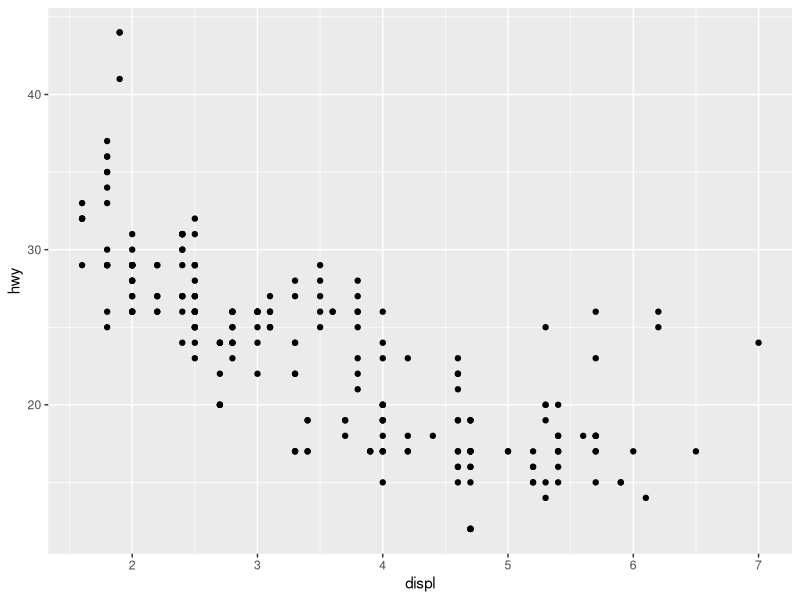
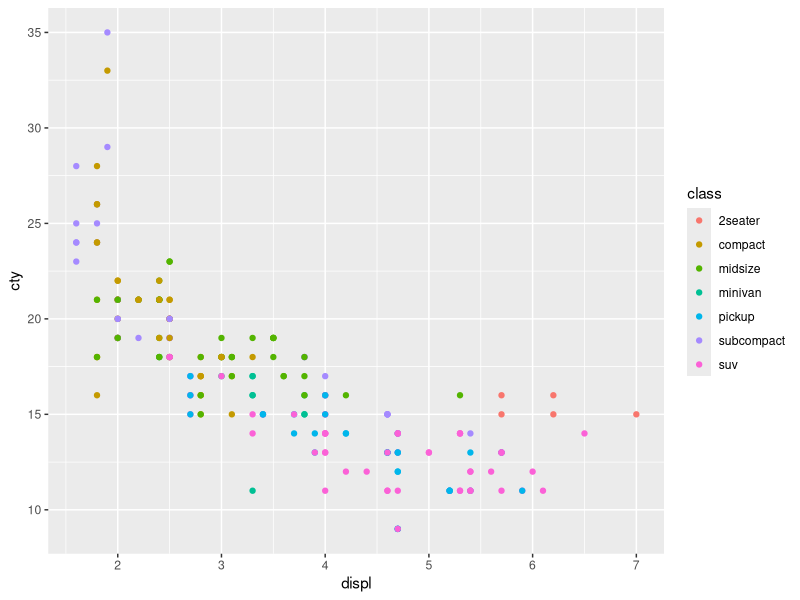
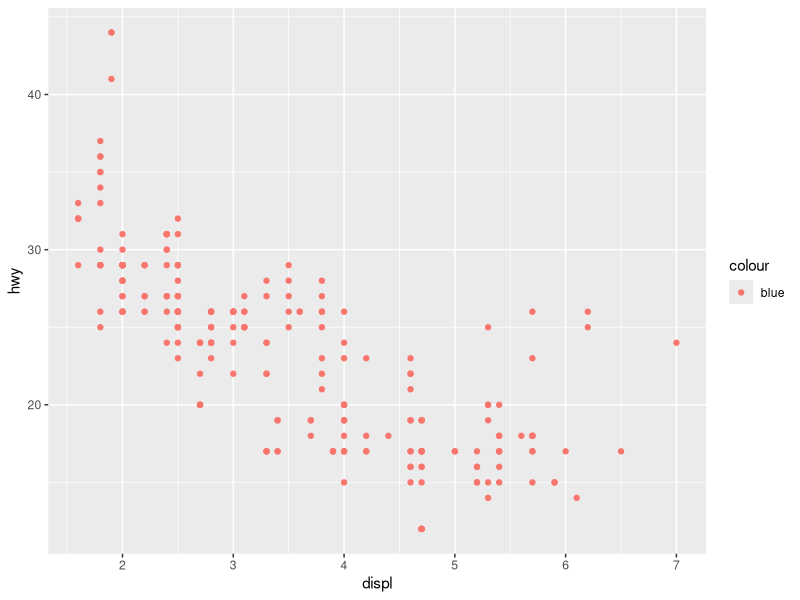
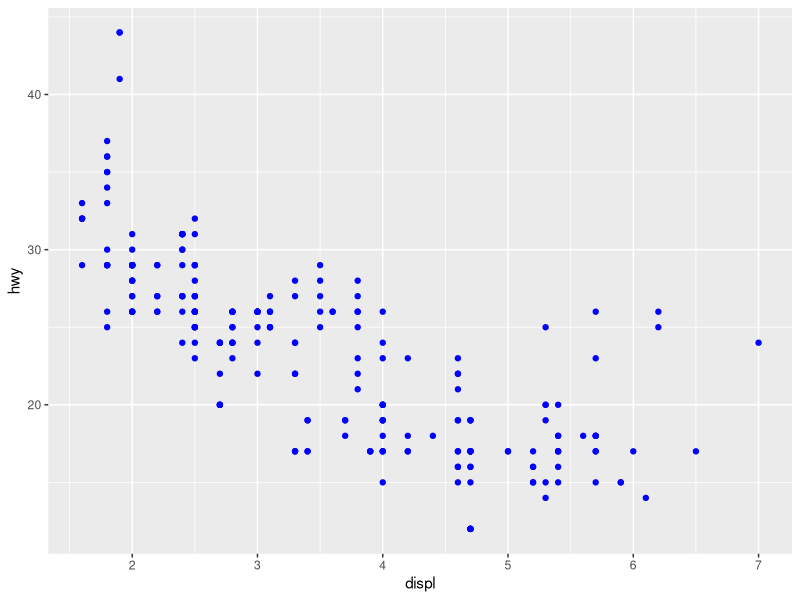
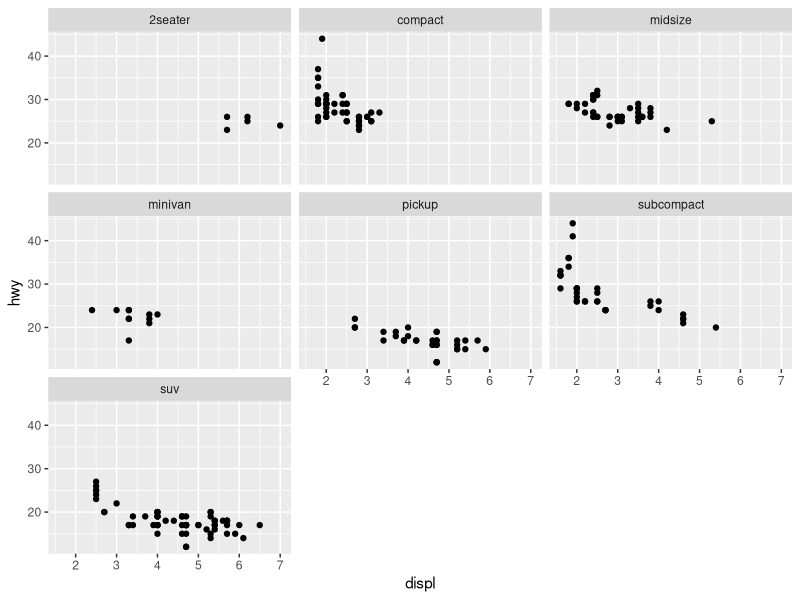
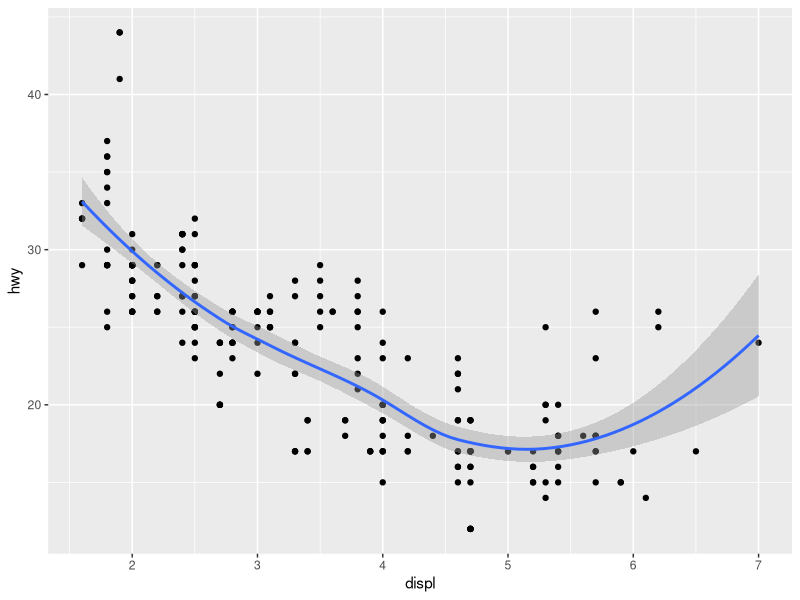
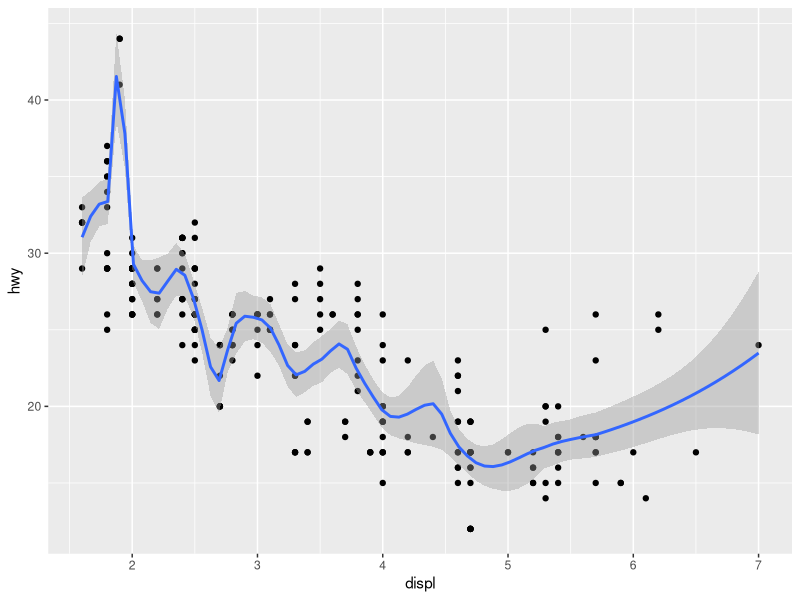
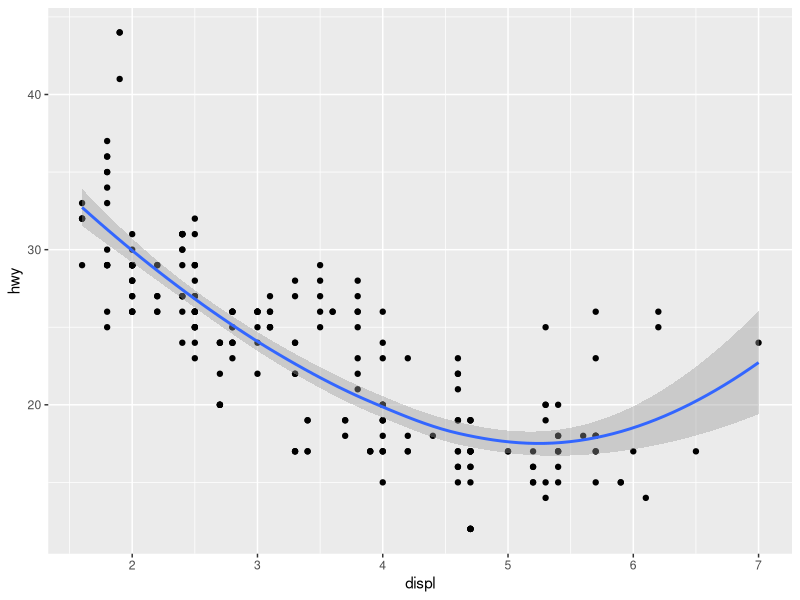

Write R code to recreate these figures, in order.
## ---- chunk 1
library(ggplot2)
dim(mpg)
head(mpg)
## ---- chunk 2
ggplot(mpg, aes(x = displ, y = hwy)) + 
  geom_point()
## ---- chunk 3
ggplot(mpg, aes(displ, cty, colour = class)) + 
  geom_point()
## ---- chunk 4
ggplot(mpg, aes(displ, hwy, colour = "blue")) + 
  geom_point()
ggplot(mpg, aes(displ, hwy)) + 
  geom_point(colour = "blue")
## ---- chunk 5
ggplot(mpg, aes(displ, hwy)) + 
  geom_point() + 
  facet_wrap(~class)
## ---- chunk 6
ggplot(mpg, aes(displ, hwy)) + 
  geom_point() + 
  geom_smooth()
## ---- chunk 7
    ggplot(mpg, aes(displ, hwy)) + 
      geom_point() + 
      geom_smooth(span = 0.2)

    ggplot(mpg, aes(displ, hwy)) + 
      geom_point() + 
      geom_smooth(span = 1)
## ---- chunk 8
    library(mgcv)
    ggplot(mpg, aes(displ, hwy)) + 
      geom_point() + 
      geom_smooth(method = "gam", formula = y ~ s(x))
## ---- chunk 9
    ggplot(mpg, aes(displ, hwy)) + 
      geom_point() + 
      geom_smooth(method = "lm")
## ---- chunk 10
ggplot(mpg, aes(class, hwy)) + 
  geom_point()
## ---- chunk 11
ggplot(mpg, aes(class, hwy)) + 
  geom_jitter()

ggplot(mpg, aes(class, hwy)) + 
  geom_boxplot()

ggplot(mpg, aes(class, hwy)) + 
  geom_violin()
## ---- chunk 12
ggplot(mpg, aes(hwy)) + 
  geom_histogram()
ggplot(mpg, aes(hwy)) + 
  geom_freqpoly()
## ---- chunk 13
ggplot(mpg, aes(hwy)) + 
  geom_freqpoly(binwidth = 1)
ggplot(mpg, aes(displ)) + 
  geom_freqpoly(binwidth = 0.5)
## ---- chunk 14
ggplot(mpg, aes(displ, colour = drv)) + 
  geom_freqpoly(binwidth = 0.5)
ggplot(mpg, aes(displ, fill = drv)) + 
  geom_histogram(binwidth = 0.5)
## ---- chunk 15
ggplot(mpg, aes(manufacturer)) + 
  geom_bar()
## ---- chunk 16
drugs <- data.frame(
  drug = c("a", "b", "c"),
  effect = c(4.2, 9.7, 6.1)
)
## ---- chunk 17
ggplot(drugs, aes(drug, effect)) +
  geom_bar(stat = "identity")
## ---- chunk 18
ggplot(economics, aes(date, unemploy / pop)) +
  geom_line()
ggplot(economics, aes(date, uempmed)) +
  geom_line()


## ---- chunk 19
ggplot(economics, aes(unemploy / pop, uempmed)) + 
  geom_path() +
  geom_point()


year <- function(x) as.POSIXlt(x)$year + 1900
ggplot(economics, aes(unemploy / pop, uempmed)) + 
  geom_path(colour = "grey50") +
  geom_point(aes(colour = year(date)))
## ---- chunk 20
qplot(disp, wt, data = mtcars)
# there is no class variable?
#qplot(disp, wt, colour = class, data = mtcars)
qplot(disp, data = mtcars)
